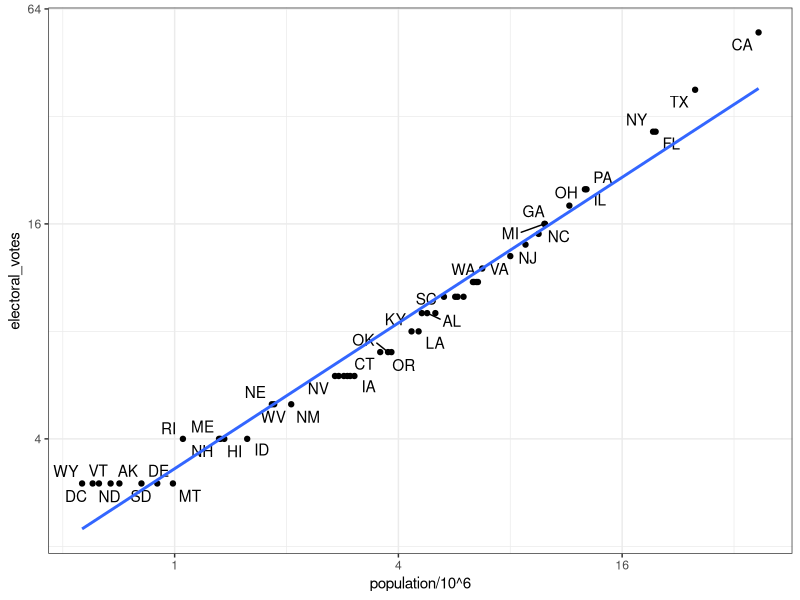

Source code (R):
# import US murders data
library(tidyverse)
library(ggrepel)
library(dslabs)
ds_theme_set()
data(murders)
head(murders)

# import US election results data
data(polls_us_election_2016)
head(results_us_election_2016)
identical(results_us_election_2016$state, murders$state)

# join the murders table and US election results table
tab <- left_join(murders, results_us_election_2016, by = "state")
head(tab)

# plot electoral votes versus population
tab %>% ggplot(aes(population/10^6, electoral_votes, label = abb)) +
  geom_point() + #plot points
  geom_text_repel() +  #plot text
  scale_x_continuous(trans = "log2") + #scale
  scale_y_continuous(trans = "log2") + #scale
  geom_smooth(method = "lm", se = FALSE) #show tendency 

# make two smaller tables to demonstrate joins
tab1 <- slice(murders, 1:6) %>% select(state, population)
tab1
tab2 <- slice(results_us_election_2016, c(1:3, 5, 7:8)) %>% select(state, electoral_votes)
tab2

# experiment with different joins
# maybe the best in this case is full_join()
full_join(tab1,tab2)
left_join(tab1, tab2)
tab1 %>% left_join(tab2)
tab1 %>% right_join(tab2)
inner_join(tab1, tab2)
semi_join(tab1, tab2)
anti_join(tab1, tab2)
